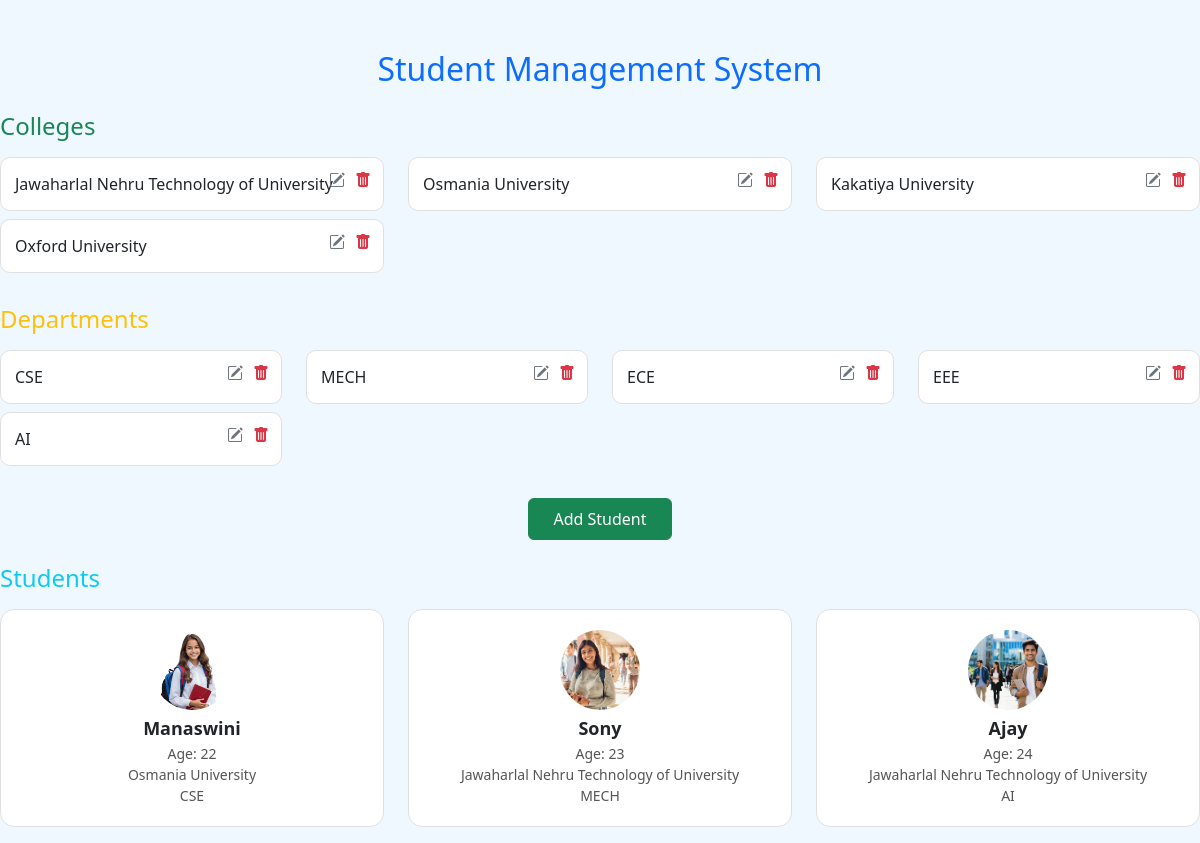
The app's page /, older data.
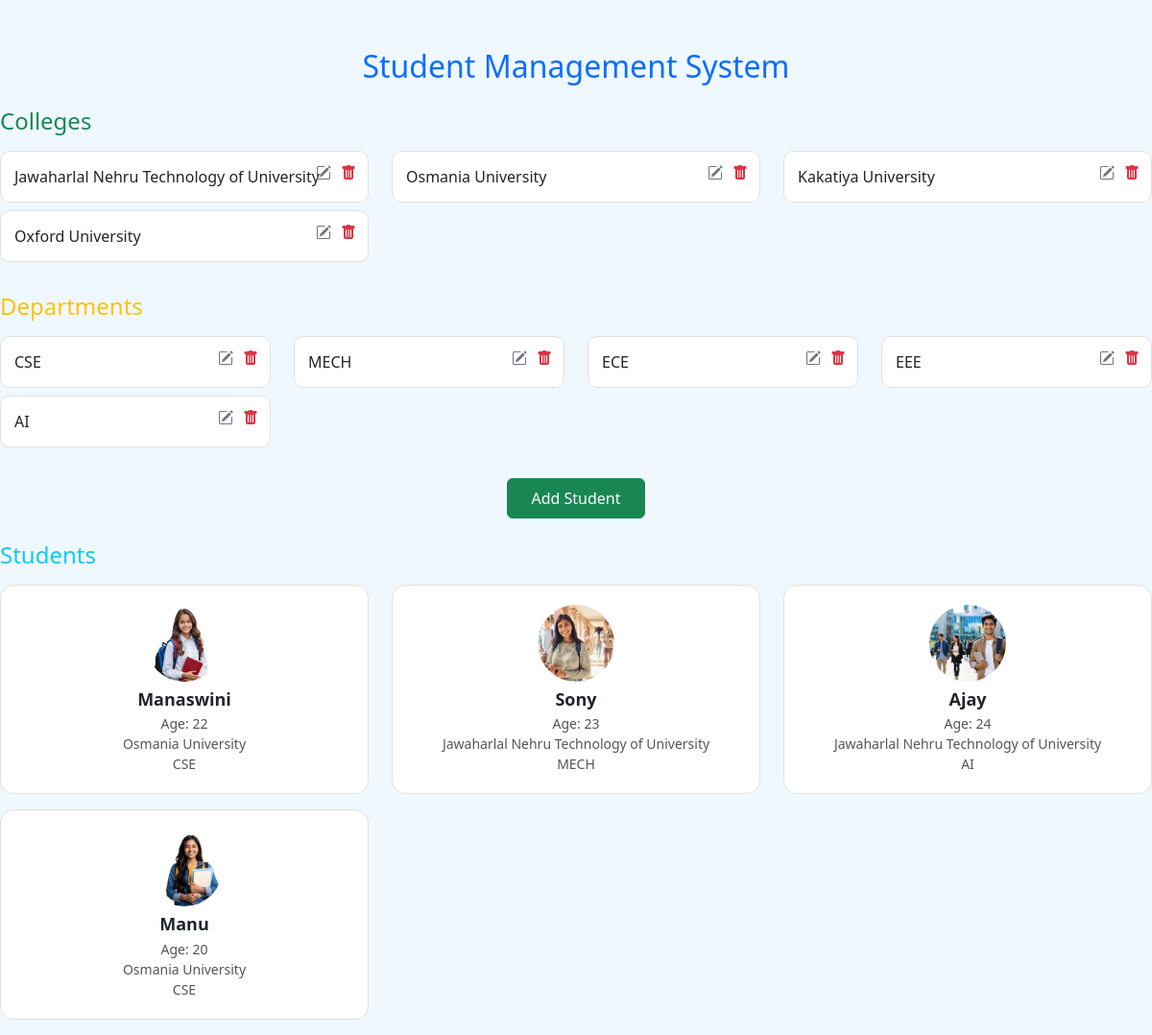
The same page, newer data.
### app2/models.py (models this page shows, shortened)
class College(models.Model):
    cid = models.AutoField(primary_key=True)
    college_name = models.CharField(max_length=100)

class Department(models.Model):
    did = models.AutoField(primary_key=True)
    dept_name = models.CharField(max_length=100)

class Student(models.Model):
    sid = models.AutoField(primary_key=True)
    sname = models.CharField(max_length=100)
    sage = models.PositiveIntegerField()
    college = models.ForeignKey(College, on_delete=models.CASCADE)
    department = models.ForeignKey(Department, on_delete=models.CASCADE)
    semester = models.ForeignKey(Semester, on_delete=models.CASCADE, null=True, blank=True)
    photo = models.ImageField(upload_to='students/', blank=True, null=True)
    joined_year = models.PositiveIntegerField("Joined Year")

### app2/views.py (the view, shortened to what this page needs)
# urls.py: path('', views.home, name='home'),
def home(request):
    colleges = College.objects.all()
    departments = Department.objects.all()
    students = Student.objects.select_related('college', 'department')
    error = None
    current_year = date.today().year
    return render(request, "app/home.html", {
        "colleges": colleges,
        "departments": departments,
        "students": students,
        "error": error,
        "current_year": current_year
    })

### templates/app/home.html (shortened to what this page needs)
<!DOCTYPE html>
<html lang="en">
<head>
    <link href="https://cdn.jsdelivr.net/npm/bootstrap@5.3.2/dist/css/bootstrap.min.css" rel="stylesheet">
    <link rel="stylesheet" href="https://cdn.jsdelivr.net/npm/bootstrap-icons@1.10.5/font/bootstrap-icons.css">
</head>
<body>
    <div class="student-management-system">
        <h2 class="text-center text-primary mb-4">
            Student Management System
        </h2>
<h4 class="text-success mb-3">Colleges</h4>
<div class="row mb-4">
    {% for college in colleges %}
    <div class="col-md-4 mb-2 position-relative">
        <div class="card-box d-flex justify-content-between align-items-center">
            {{ college.college_name }}
            <div class="card-actions">
                <i class="bi bi-pencil-square" data-bs-toggle="modal" data-bs-target="#editCollegeModal{{ college.cid }}"></i>
                <i class="bi bi-trash-fill text-danger" data-bs-toggle="modal" data-bs-target="#deleteCollegeModal{{ college.cid }}"></i>
            </div>
        </div>
    </div>
    {% endfor %}
</div>
        <h4 class="text-warning mb-3">Departments</h4>
        <div class="row mb-4">
            {% for dept in departments %}
            <div class="col-md-3 mb-2 position-relative">
                <div class="card-box d-flex justify-content-between align-items-center">
                    {{ dept.dept_name }}
                    <div class="card-actions">
                        <i class="bi bi-pencil-square" data-bs-toggle="modal" data-bs-target="#editDeptModal{{ dept.did }}"></i>
                        <i class="bi bi-trash-fill text-danger" data-bs-toggle="modal" data-bs-target="#deleteDeptModal{{ dept.did }}"></i>
                    </div>
                </div>
            </div>
            {% endfor %}
        </div>
        <div class="text-center mb-4">
            <button class="btn btn-success px-4 py-2" data-bs-toggle="modal" data-bs-target="#addStudentModal">
                Add Student
            </button>
        </div>
        <h4 class="text-info mb-3">Students</h4>
        <div class="row">
            {% for s in students %}
            <div class="col-md-4 mb-3 position-relative">
                <div class="student-card">
                    <a href="{% url 'student_profile' s.sid %}" style="text-decoration:none;color:inherit; display:flex;flex-direction:column; align-items:center;justify-content:center;height:100%;">
                        {% if s.photo %}
                        <img src="{{ s.photo.url }}" class="student-photo mb-2">
                        {% endif %}
                        <h5>{{ s.sname }}</h5>
                        <p>Age: {{ s.sage }}</p>
                        <p>{{ s.college.college_name }}</p>
                        <p>{{ s.department.dept_name }}</p>
                    </a>
                </div>
            </div>
            {% endfor %}
        </div>
    </div>
</body>
</html>

Row changes from the older to the newer data that the page shows:
added Student: photo (picture), sname "Manu", sage "20", college.college_name "Osmania University", department.dept_name "CSE"
